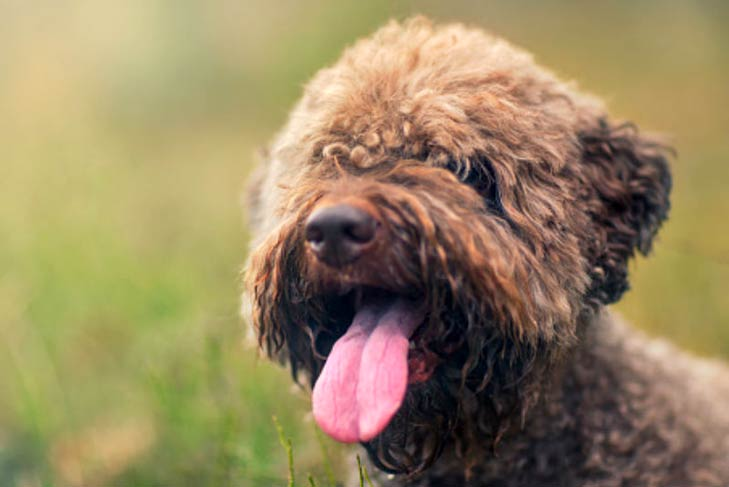
#> input picture dog.jpg, 729 x 487 px
$ jupyter execute --allow-errors opencv2.ipynb   (shell and % lines are left out)   (text cells are left out)
#> lines starting #> are read from the running program, lines starting #| are printed output that depends on the picture; after the words box and inside, x2 and y2 are one past the last pixel; in counts of white or black regions, pixels touching at a corner belong together
[cell 1]
import cv2 as cv
import numpy as np

[cell 2]
img= cv.imread("cat.jpg")
cv.imshow("Cat", img)
cv.waitKey(0)

#> (a cell that did not finish here is left out)

#> (a cell that did not finish here is left out)

#> (a cell that did not finish here is left out)

[cell 6]
#Detecting edges in an image

#cv.canny(img, lower_threshold, upper_threshold)

canny1 = cv.Canny(img,50,100)
#> (the rest of this cell did not finish here and is left out)

#> (a cell that did not finish here is left out)

[cell 8]
import numpy as np
kernel =np.ones((5,5), np.uint8)

#> (a cell that did not finish here is left out)

#> (a cell that did not finish here is left out)

#> (a cell that did not finish here is left out)

#> (a cell that did not finish here is left out)

#> (a cell that did not finish here is left out)

[cell 14]
blank1 = np.zeros((500,500))
cv.imshow('Blank1', blank1)
cv.waitKey(0)

[cell 15]
print(blank1)

[cell 16]
blank2 = np.zeros((500,500,3), dtype='uint8')#3-B=0,G=0,R=0
cv.imshow('Blank2', blank2)
cv.waitKey(0)

[cell 17]
print(blank2)

[cell 18]
blank3 = np.full((500,500),255, dtype='uint8')#255-white
cv.imshow('Blank3', blank3)
cv.waitKey(0)

[cell 19]
blank4 = np.zeros((500,500,3), dtype='uint8')#255-white
blank4[:]= 100,250,100
cv.imshow('Blank4', blank4)
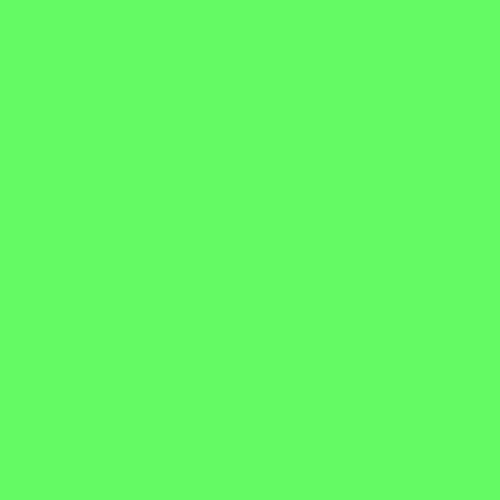
#> window 'Blank4': shape (500, 500, 3); mean B, G, R 100, 250, 100
cv.waitKey(0)

[cell 20]
blank = np.zeros((500,500,3), dtype='uint8')
#blank[y1:y2, x1:x2]
blank[120:300, 130:400] = 120, 255, 160  #B=120, G= 255, R=160
cv.imshow('Color', blank)
cv.waitKey(0)

[cell 21]
# Draw a line
# cv2.line(image, start_point(y1,x1), end_point(y2,x2), color, thickness)
blank = np.zeros((500,500,3), dtype='uint8')

cv.line(blank, (0,0), (300,250), (0,255,0), thickness=3)
cv.imshow('Line', blank)
cv.waitKey(0)

[cell 22]
cv.line(img, (0,0), (300,250), (0,255,0), thickness=3)
cv.imshow('Line', img)
cv.waitKey(0)

[cell 23]
# Draw a line
# cv2.line(image, start_point(y1,x1), end_point(y2,x2), color, thickness)
blank = np.zeros((500,500,3), dtype='uint8')

cv.line(blank, (0,0), (blank.shape[1],blank.shape[0]), (255,0,0),
        thickness=3)

cv.imshow('Line', blank)
cv.waitKey(0)

[cell 24]
# Draw a line
# cv2.line(image, start_point(y1,x1), end_point(y2,x2), color, thickness)
blank = np.zeros((500,500,3), dtype='uint8')

cv.line(blank, (100,250), (300,400), (255,255,255), thickness=3)

cv.line(blank, (10,25), (150,240), (255,0,100),  thickness=3)

cv.imshow('Line', blank)
cv.waitKey(0)

[cell 25]
blank_white = np.full((500,500,3),255, dtype='uint8')#255-white
cv.line(blank_white, (100,250), (300,400), (0,0,255), thickness=3)
cv.imshow('blank_white', blank_white)
cv.waitKey(0)

#May not render properly on white background

[cell 26]
blank = np.zeros((500,500,3), dtype='uint8')

cv.arrowedLine(blank, (0,0), (300,250), (0,255,0), thickness=3)
cv.imshow('Line', blank)
cv.waitKey(0)

[cell 27]
blank = np.zeros((500,500,3), dtype='uint8')

cv.arrowedLine(blank, (300,250), (10,10), (0,255,0), thickness=3)
cv.imshow('Line', blank)
cv.waitKey(0)

[cell 28]
#Draw A Rectangle
blank = np.zeros((500,500,3), dtype='uint8')

cv.rectangle(blank, (50,50), (blank.shape[1]//2, blank.shape[0]//2),
             (0,255,0), thickness=2)

cv.imshow('Rectangle', blank)
cv.waitKey(0)

[cell 29]
blank = np.zeros((500,500,3), dtype='uint8')

cv.rectangle(blank, (50,50), (blank.shape[1]//2, blank.shape[0]//2),
             (0,255,0), thickness=-1)

cv.imshow('Rectangle', blank)
cv.waitKey(0)

[cell 30]
#When blank is not re-initialized

cv.line(blank, (10,25), (150,240), (255,0,100),  thickness=3)
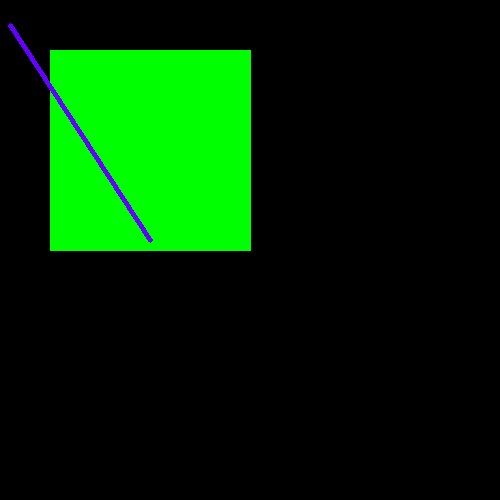
#> blank: shape (500, 500, 3); mean of channels 0, 1, 2 1.3, 40.3, 0.5; drawn as B, G, R

cv.imshow('Line', blank)
cv.waitKey(0)

[cell 31]
img= cv.imread("cat.jpg")
cv.rectangle(img, (240,60),(425,250), (255,0,0), thickness=3)

cv.imshow('Rectangle', img)
cv.waitKey(0)

[cell 32]
# Draw A circle
# cv2.circle(image, center_coordinates, radius, color, thickness)
blank = np.zeros((500,500,3), dtype='uint8')
cv.circle(blank, (250, 250),150, (0,0,255),thickness=2)

cv.imshow('Circle', blank)
cv.waitKey(0)

[cell 33]
blank = np.zeros((500,500,3), dtype='uint8')
cv.circle(blank, (250, 250),100, (0,0,255),thickness=-1)

cv.imshow('Circle', blank)
cv.waitKey(0)

[cell 34]
# Draw a line
# cv2.line(image, start_point(y1,x1), end_point(y2,x2), color, thickness)
blank = np.zeros((500,500,3), dtype='uint8')

cv.line(blank, (100,250), (300,400), (255,255,255), thickness=3)

cv.line(blank, (10,25), (150,240), (255,0,100),  thickness=3)

cv.imshow('Line', blank)
cv.waitKey(0)

[cell 35]
# 5. Write text
#cv2.putText(image, text, org, font, fontScale, color[, thickness
#[, lineType[, bottomLeftOrigin]]])

blank = np.zeros((1100,1100,3), dtype='uint8')

cv.putText(blank, 'Hello, This is TRIPLEX', (0,225),
           cv.FONT_HERSHEY_TRIPLEX,2.0, (0,255,0), 2)

cv.putText(blank, 'Hello, This is SIMPLEX', (0,100),
           cv.FONT_HERSHEY_SIMPLEX,0.5, (0,255,0), 2)

cv.putText(blank, 'Hello, This is PLAIN', (0,355),
           cv.FONT_HERSHEY_PLAIN,2.7, (0,255,0), 2)


cv.imshow('Text', blank)
cv.waitKey(0)


#FONT_HERSHEY_TRIPLEX
#FONT_HERSHEY_SIMPLEX
#FONT_HERSHEY_PLAIN

[cell 36]
img= cv.imread("cat.jpg")
cv.imshow("Cat", img)
cv.waitKey(0)

[cell 37]
horizontal = np.hstack((img,img))
cv.imshow("horizontal", horizontal)
cv.waitKey(0)

[cell 38]
img2 = cv.imread("dog.jpg")
#> img2 is the input picture: shape (487, 729, 3); mean B, G, R 97.3, 134.7, 152
cv.imshow("Dog", img2)
cv.waitKey(0)

[cell 39]
#shape of both images should be same
horizontal2 = np.hstack((img2,img2))
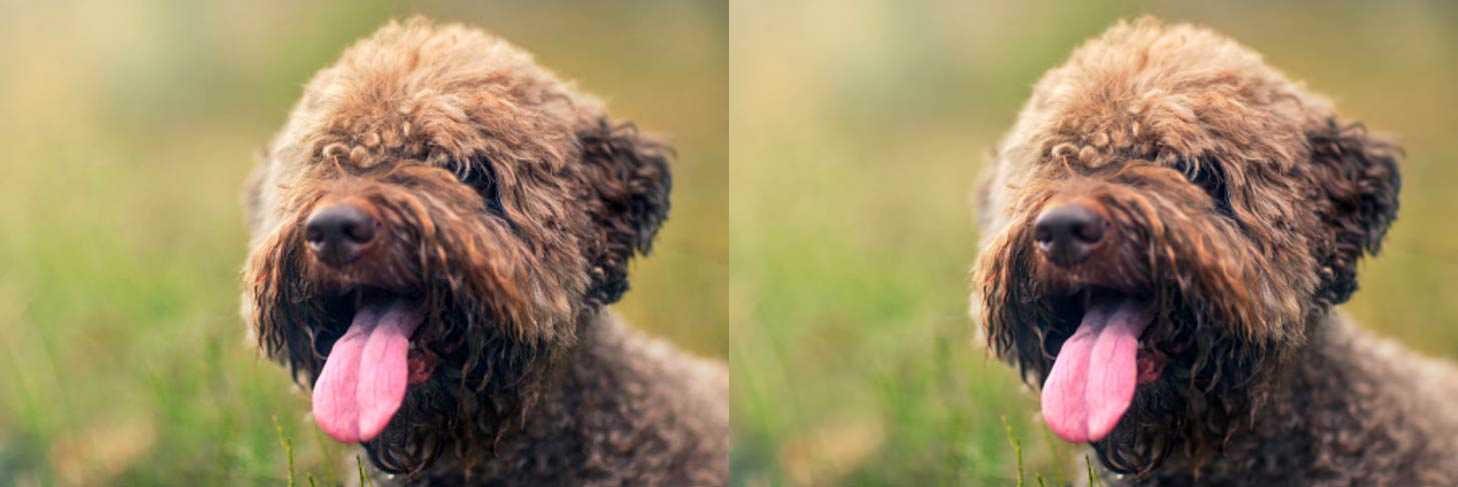
#> horizontal2: shape (487, 1458, 3); mean B, G, R 97.3, 134.7, 152
cv.imshow("horizontal2", horizontal2)
cv.waitKey(0)

[cell 40]
#shape of both images should be same
vertical = np.vstack((img,img))
cv.imshow("vertical",vertical)
cv.waitKey(0)

[cell 41]
blank = np.zeros((400,400), dtype='uint8')

rectangle = cv.rectangle(blank.copy(), (30,30), (370,370),255, -1)
cv.imshow('Rectangle', rectangle)
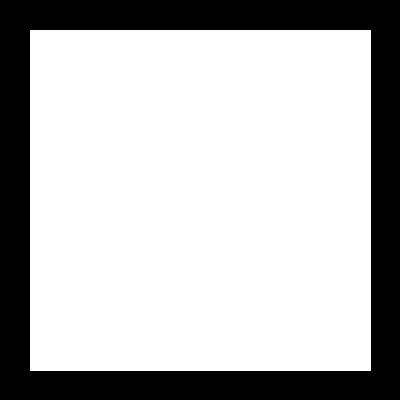
#> window 'Rectangle': shape (400, 400); 72.7% white; 1 black region, box (x1, y1, x2, y2) and area: (0, 0, 400, 400) 43719
cv.waitKey(0)

circle = cv.circle(blank.copy(), (200,200), 200, 255,-1)
cv.imshow('Circle', circle)
cv.waitKey(0)

# bitwise AND --> intersecting regions
bit_and = cv.bitwise_and(rectangle, circle)

cv.imshow('Bitwise AND', bit_and)
cv.waitKey(0)

[cell 42]
# bitwise OR --> non-intersecting and intersecting regions
bit_or = cv.bitwise_or(rectangle, circle)
cv.imshow('Bitwise OR', bit_or)
cv.waitKey(0)

[cell 43]
# bitwise XOR --> non-intersecting regions
bit_xor = cv.bitwise_xor(rectangle, circle)
cv.imshow('Bitwise XOR', bit_xor)
cv.waitKey(0)

[cell 44]
# bitwise NOT
bit_not = cv.bitwise_not(circle)
cv.imshow('Circle NOT', bit_not)
cv.waitKey(0)

[cell 45]
img= cv.imread("dog.jpg")
cv.imshow("dog", img)
cv.waitKey(0)

[cell 46]
#canvas equivalent to image resolution
blank = np.zeros(img.shape[:2],dtype='uint8')
cv.imshow('Blank Image',blank)
cv.waitKey(0)

circle = cv.circle(blank.copy(),(img.shape[1]//2, img.shape[0]//2),100,255,-1)

rectangle = cv.rectangle(blank.copy(),(30,30),(370,370),255,-1)

weird_shape = cv.bitwise_and(circle,rectangle)
#> circle: shape (487, 729); 8.8% white; 1 white region, box (x1, y1, x2, y2) and area: (264, 143, 465, 344) 31417

cv.imshow('Circle',circle)
cv.imshow('Rectangle',rectangle)
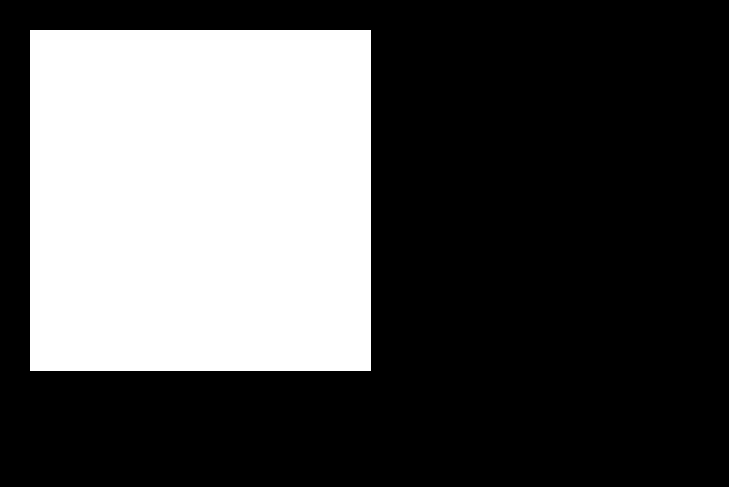
#> window 'Rectangle': shape (487, 729); 32.8% white; 1 white region, box (x1, y1, x2, y2) and area: (30, 30, 371, 371) 116281
cv.imshow('Weird Shape',weird_shape)
cv.waitKey(0)

[cell 47]
masked=cv.bitwise_and(img,img,mask=weird_shape)
cv.imshow('Weired Shaped masked image',masked)
cv.waitKey(0)

[cell 48]
img = cv.imread("dog.jpg")

## convert to hsv
hsv = cv.cvtColor(img, cv.COLOR_BGR2HSV)
#> hsv: shape (487, 729, 3); mean H, S, V 41.7, 95, 153.8

## mask of green (36,0,0) ~ (70, 255,255)
mask1 = cv.inRange(hsv, (36, 0, 0), (70, 255,255))
#> mask1: shape (487, 729); 2.9% white; 66 white regions (57 under 20 px), largest, box (x1, y1, x2, y2) and area: (153, 376, 280, 487) 5458, (0, 396, 54, 487) 2461, (138, 288, 180, 324) 899

## mask of yellow (15,0,0) ~ (36, 255, 255)
mask2 = cv.inRange(hsv, (15,0,0), (36, 255, 255))
#> mask2: shape (487, 729); 55.8% white; 126 black regions (94 under 20 px), largest, box (x1, y1, x2, y2) and area: (251, 40, 729, 487) 147823, (216, 388, 278, 487) 2152, (155, 378, 238, 450) 2085

## final mask and masked
mask = cv.bitwise_or(mask1, mask2)
#> mask: shape (487, 729); 58.1% white; 107 black regions (87 under 20 px), largest, box (x1, y1, x2, y2) and area: (251, 40, 729, 487) 147624, (250, 177, 268, 199) 124, (270, 171, 281, 183) 62
target = cv.bitwise_and(img,img, mask=mask)
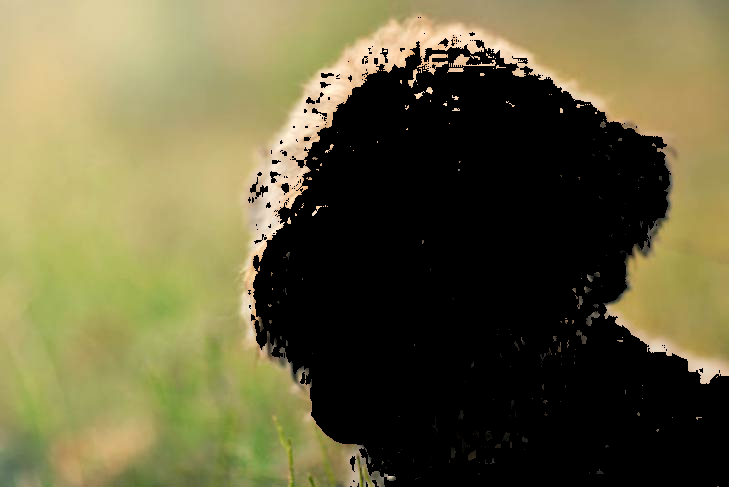
#> target: shape (487, 729, 3); mean B, G, R 63, 98, 103.5


cv.imshow("dog", img)
cv.imshow("Mask", target)
cv.waitKey(0)

cv.imwrite("target.png", target)#save ua image
#> Out = True

[cell 49]
img = cv.imread("dog.jpg")

## convert to hsv
hsv = cv.cvtColor(img, cv.COLOR_BGR2HSV)

## mask of green (36,0,0) ~ (70, 255,255)
mask1 = cv.inRange(hsv, (110,50,50), (130,255,255))
#> mask1: shape (487, 729); 0.23% white; 95 white regions (89 under 20 px), largest, box (x1, y1, x2, y2) and area: (357, 304, 400, 323) 280, (496, 195, 504, 214) 60, (313, 327, 320, 341) 37, (302, 351, 310, 358) 34, (486, 198, 494, 205) 31, (306, 339, 310, 347) 21

## mask of yellow (15,0,0) ~ (36, 255, 255)
mask2 = cv.inRange(hsv, (0,100,100), (10,255,255))
#> mask2: shape (487, 729); 4% white; 279 white regions (226 under 20 px), largest, box (x1, y1, x2, y2) and area: (286, 158, 538, 322) 6754, (464, 104, 532, 164) 1096, (396, 114, 436, 154) 534

## final mask and masked
mask = cv.bitwise_or(mask1, mask2)
target = cv.bitwise_and(img,img, mask=mask)
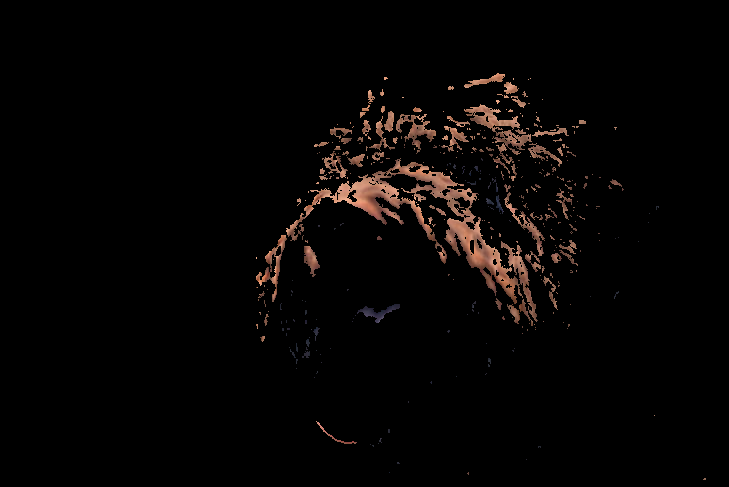
#> target: shape (487, 729, 3); mean B, G, R 3.7, 4.5, 6.6


cv.imshow("dog", img)
cv.imshow("Mask", target)
cv.waitKey(0)

cv.imwrite("target.png", target)#save ua image
#> Out = True

[cell 50]
vid = cv.VideoCapture(0)
while True:
    ret, frame = vid.read()
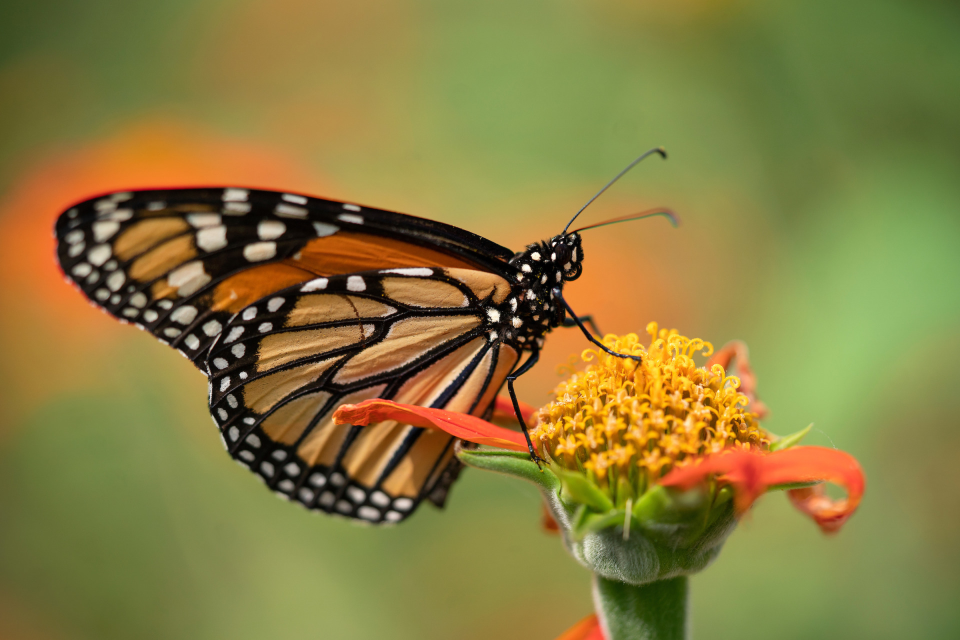
#> input picture Data science internship/butterfly.jpg, 1920 x 1280 px, given in place of the camera (shown at 1/2 size)
#> frame is the input picture: shape (1280, 1920, 3); mean B, G, R 63.4, 124.4, 136.1
    cv.imshow("Original Frame",frame)

    hsv = cv.cvtColor(frame,cv.COLOR_BGR2HSV)
#> hsv: shape (1280, 1920, 3); mean H, S, V 28.8, 140.2, 144.1
    cv.imshow("HSV Frame",hsv)

    mask = cv.inRange(hsv,(36, 0, 0),(70, 255,255))
#> mask: shape (1280, 1920); 31.9% white; 1942 white regions (1805 under 20 px), largest, box (x1, y1, x2, y2) and area: (875, 0, 1920, 918) 487846, (1184, 1001, 1920, 1280) 119526, (45, 806, 352, 1216) 78229
    target=cv.bitwise_and(frame,frame,mask=mask)
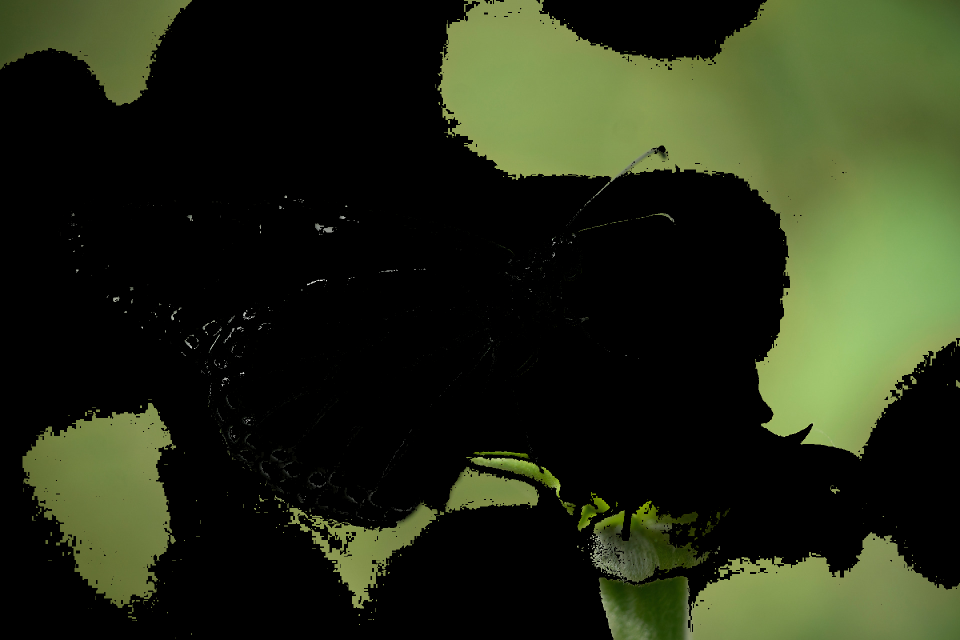
#> target: shape (1280, 1920, 3) (shown at 1/2 size); mean B, G, R 22.8, 43.6, 36.9
    cv.imshow("Mask Frame",target)

    if cv.waitKey(1) == ord('q'):
#> (key q is pressed here)
        break

vid.release()
cv.destroyAllWindows()

[cell 51]
vid = cv.VideoCapture(0)
while True:
    ret, frame = vid.read()
    cv.imshow("Original Frame",frame)

    hsv = cv.cvtColor(frame,cv.COLOR_BGR2HSV)
    cv.imshow("HSV Frame",hsv)
    mask1 = cv.inRange(hsv,(110,50,50),(130,255,255))
#> mask1: shape (1280, 1920); 0.02% white in thin lines or dots, all inside (x1, y1, x2, y2) = (423, 428, 1211, 859)
    mask2 = cv.inRange(hsv,(0,100,100),(10,255,255))
#> mask2: shape (1280, 1920); 2.5% white; 537 white regions (499 under 20 px), largest, box (x1, y1, x2, y2) and area: (1324, 885, 1729, 1003) 22438, (668, 712, 1060, 905) 19274, (91, 367, 661, 623) 7947
    target=cv.bitwise_and(frame,frame,mask=mask)

    cv.imshow("Mask Frame",target)

    mask = cv.bitwise_or(mask1, mask2)
    if cv.waitKey(1) == ord('q'):
#> (key q is pressed here)
        break

vid.release()
cv.destroyAllWindows()

[cell 52]
lower_blue = np.array([110,50,50])
upper_blue = np.array([130,255,255])

lower_red = np.array([0,100,100])
upper_red = np.array([10,255,255])
## mask of green (36,0,0) ~ (70, 255,255)
mask1 = cv.inRange(hsv, (36, 0, 0), (70, 255,255))

## mask of yellow (15,0,0) ~ (36, 255, 255)
mask2 = cv.inRange(hsv, (15,0,0), (36, 255, 255))
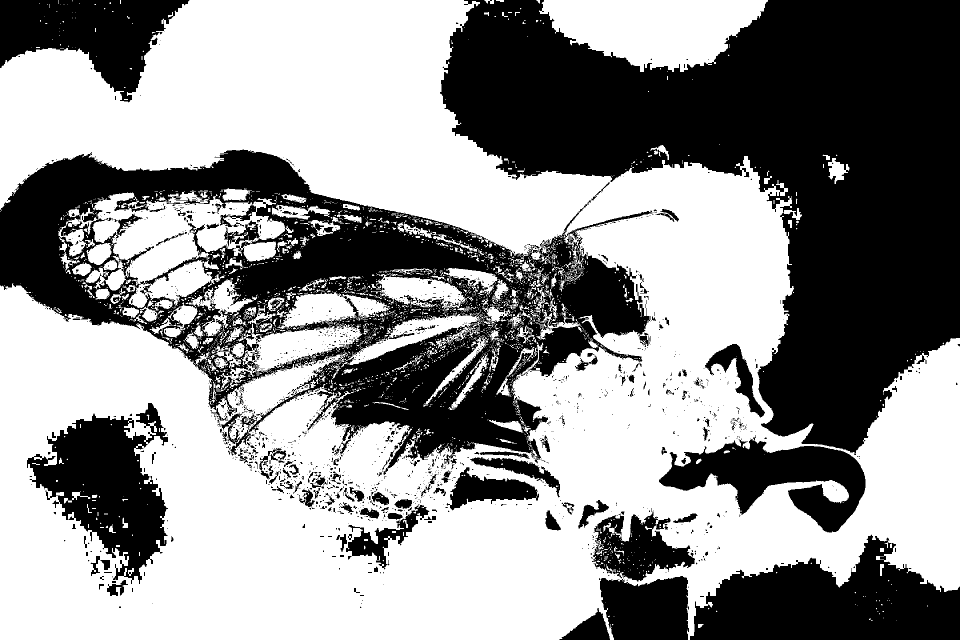
#> mask2: shape (1280, 1920) (shown at 1/2 size); 57% white; 1936 black regions (1707 under 20 px), largest, box (x1, y1, x2, y2) and area: (880, 0, 1920, 906) 466635, (0, 299, 1305, 950) 303372, (1380, 1069, 1920, 1280) 70950
